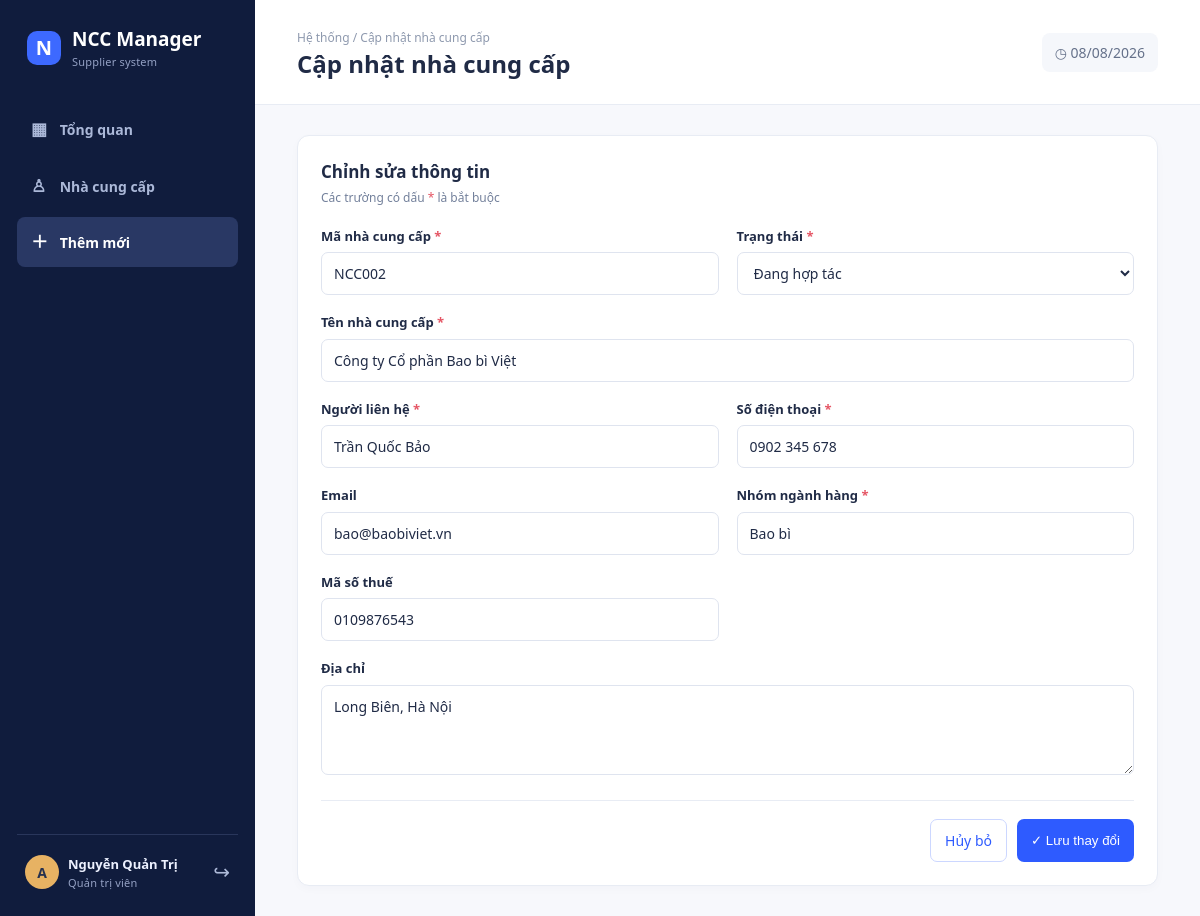
Page /supplier_form.php?id=2 (signed in) on the committed database.
### tables this page shows
CREATE TABLE suppliers (
    id INT UNSIGNED AUTO_INCREMENT PRIMARY KEY,
    code VARCHAR(20) NOT NULL UNIQUE,
    name VARCHAR(150) NOT NULL,
    contact_name VARCHAR(100) NOT NULL,
    phone VARCHAR(20) NOT NULL,
    email VARCHAR(120) DEFAULT NULL,
    address VARCHAR(255) DEFAULT NULL,
    category VARCHAR(100) NOT NULL,
    tax_code VARCHAR(30) DEFAULT NULL,
    status ENUM('active','pause','stop') NOT NULL DEFAULT 'active',
    created_at TIMESTAMP DEFAULT CURRENT_TIMESTAMP
);

### config/auth.php (called while the page is built, shortened)
<?php
function e(?string $value): string
{
    return htmlspecialchars($value ?? "", ENT_QUOTES, "UTF-8");
}

### supplier_form.php (the view, shortened to what this page needs)
<?php
require_once __DIR__ . "/config/auth.php";
$pdo = db();
$id = filter_input(INPUT_GET, "id", FILTER_VALIDATE_INT) ?: 0;
$supplier = [
    "code" => "",
    "name" => "",
    "contact_name" => "",
    "phone" => "",
    "email" => "",
    "address" => "",
    "category" => "",
    "tax_code" => "",
    "status" => "active",
];
if ($id) {
    $stmt = $pdo->prepare("SELECT * FROM suppliers WHERE id=?");
    $stmt->execute([$id]);
    $supplier = $stmt->fetch();
}
$errors = [];
require __DIR__ . "/partials/header.php";
?>
<div class="panel form-panel"><div class="panel-header"><div><h2><?= $id
    ? "Chỉnh sửa thông tin"
    : "Tạo nhà cung cấp mới" ?></h2><p class="panel-subtitle">Các trường có dấu <span class="required">*</span> là bắt buộc</p></div></div><?php if (
    $errors
): ?><div class="alert error"><?php foreach ($errors as $error):
    e($error) ?><br><?php
endforeach; ?></div><?php endif; ?>
<form method="post"><div class="form-grid"><div class="field"><label>Mã nhà cung cấp <span class="required">*</span></label><input name="code" required maxlength="20" value="<?= e(
    $supplier["code"]
) ?>" placeholder="VD: NCC006"></div><div class="field"><label>Trạng thái <span class="required">*</span></label><select name="status"><option value="active" <?= $supplier[
    "status"
] === "active"
    ? "selected"
    : "" ?>>Đang hợp tác</option><option value="pause" <?= $supplier[
    "status"
] === "pause"
    ? "selected"
    : "" ?>>Tạm dừng</option></select></div><div class="field full"><label>Tên nhà cung cấp <span class="required">*</span></label><input name="name" required maxlength="150" value="<?= e(
    $supplier["name"]
) ?>" placeholder="Nhập tên công ty / cá nhân cung cấp"></div><div class="field"><label>Người liên hệ <span class="required">*</span></label><input name="contact_name" required maxlength="100" value="<?= e(
    $supplier["contact_name"]
) ?>" placeholder="Họ và tên"></div><div class="field"><label>Số điện thoại <span class="required">*</span></label><input name="phone" required maxlength="20" value="<?= e(
    $supplier["phone"]
) ?>" placeholder="VD: 0901 234 567"></div><div class="field"><label>Email</label><input type="email" name="email" maxlength="120" value="<?= e(
    $supplier["email"]
) ?>" placeholder="email@congty.vn"></div><div class="field"><label>Nhóm ngành hàng <span class="required">*</span></label><input name="category" required maxlength="100" value="<?= e(
    $supplier["category"]
) ?>" placeholder="VD: Thực phẩm"></div><div class="field"><label>Mã số thuế</label><input name="tax_code" maxlength="30" value="<?= e(
    $supplier["tax_code"]
) ?>" placeholder="Nhập mã số thuế"></div><div class="field full"><label>Địa chỉ</label><textarea name="address" maxlength="255" placeholder="Nhập địa chỉ giao dịch"><?= e(
    $supplier["address"]
) ?></textarea></div></div><div class="form-actions"><a class="btn btn-outline" href="suppliers.php">Hủy bỏ</a><button class="btn" type="submit">✓ <?= $id
    ? "Lưu thay đổi"
    : "Thêm nhà cung cấp" ?></button></div></form></div>
<?php require __DIR__ . "/partials/footer.php"; ?>

### assets/style.css (style rules this page uses)
:root { --navy:#101c3d;--blue:#2e5bff;--sky:#eef3ff;--text:#202b46;--muted:#73809b;--line:#e8ecf4;--green:#21b789;--amber:#f6a327;--red:#e55564 }
* { box-sizing:border-box }
body { margin:0;background:#f7f8fc;color:var(--text);font:14px/1.5 "Segoe UI",Arial,sans-serif }
.panel { background:#fff;border:1px solid var(--line);border-radius:12px;padding:23px;box-shadow:0 3px 10px #23305b06 }
.panel-header { display:flex;align-items:center;justify-content:space-between;margin-bottom:20px }
.panel h2 { margin:0;font-size:17px }
.panel-subtitle { margin:4px 0 0;color:var(--muted);font-size:12px }
.btn { display:inline-flex;align-items:center;gap:7px;text-decoration:none;cursor:pointer;border:0;border-radius:7px;padding:10px 14px;font:600 13px inherit;background:var(--blue);color:#fff }
.btn-outline { background:#fff;color:var(--blue);border:1px solid #ccd7ff }
.form-panel { max-width:880px }
.form-grid { display:grid;grid-template-columns:1fr 1fr;gap:18px }
.field { display:grid;gap:6px }
.field.full { grid-column:1/-1 }
.field label { font-size:13px;font-weight:650 }
.required { color:var(--red) }
.field input,.field select,.field textarea { width:100%;border:1px solid #dfe4ef;border-radius:7px;padding:10px 12px;font:inherit;color:var(--text);outline:0;background:#fff }
.field textarea { min-height:90px;resize:vertical }
.form-actions { display:flex;justify-content:flex-end;gap:10px;border-top:1px solid var(--line);margin-top:25px;padding-top:18px }

### rows in the picture
suppliers: code "NCC002", status "Đang hợp tác", name "Công ty Cổ phần Bao bì Việt", contact_name "Trần Quốc Bảo", phone "0902 345 678", email "bao@baobiviet.vn", category "Bao bì", tax_code "0109876543", address "Long Biên, Hà Nội"

### other values in the picture
$_SESSION["user"]["full_name"] "Nguyễn Quản Trị"
$pageTitle "Cập nhật nhà cung cấp"
